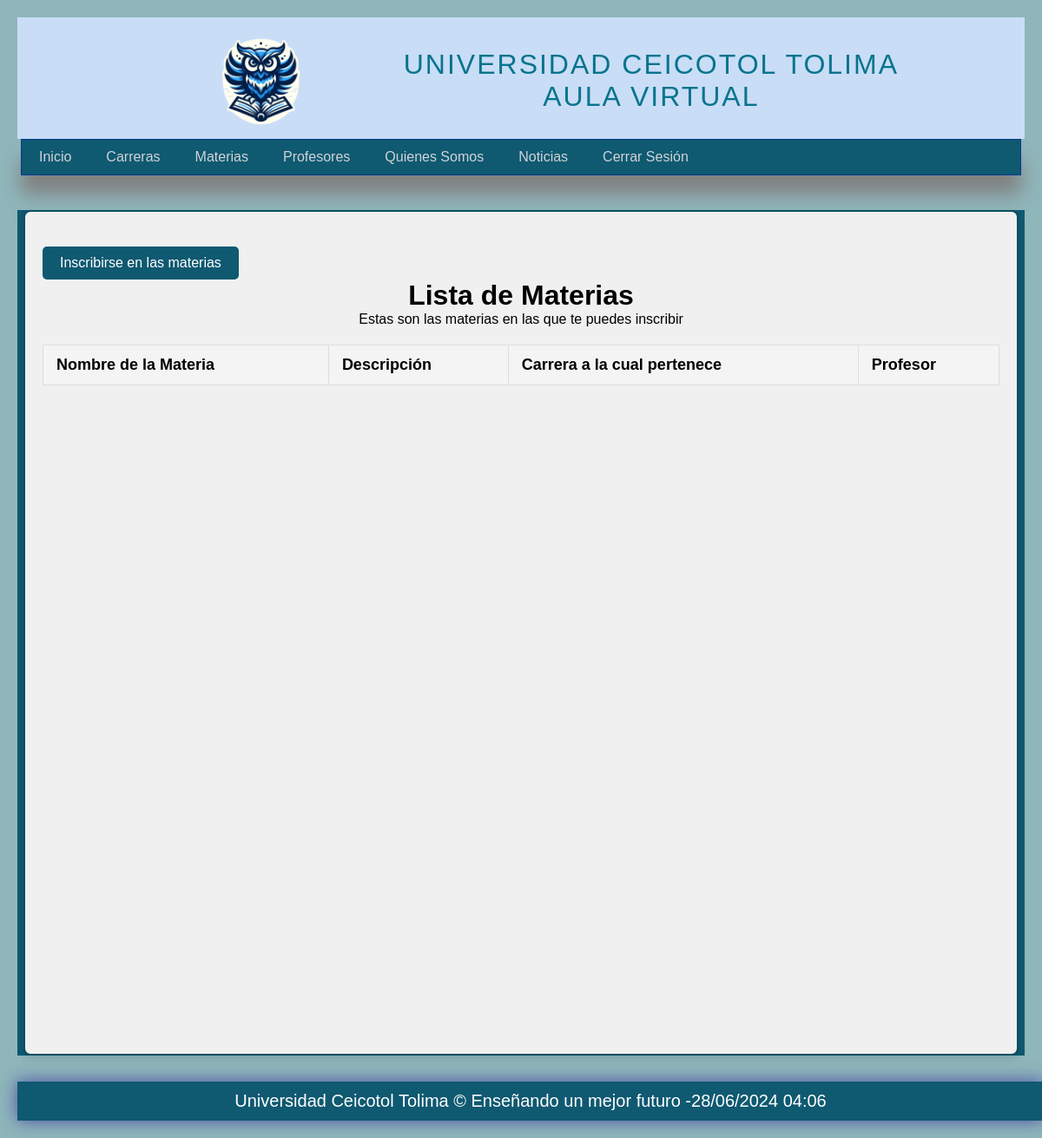
The page /materias/ (signed in) on the database as committed earlier.
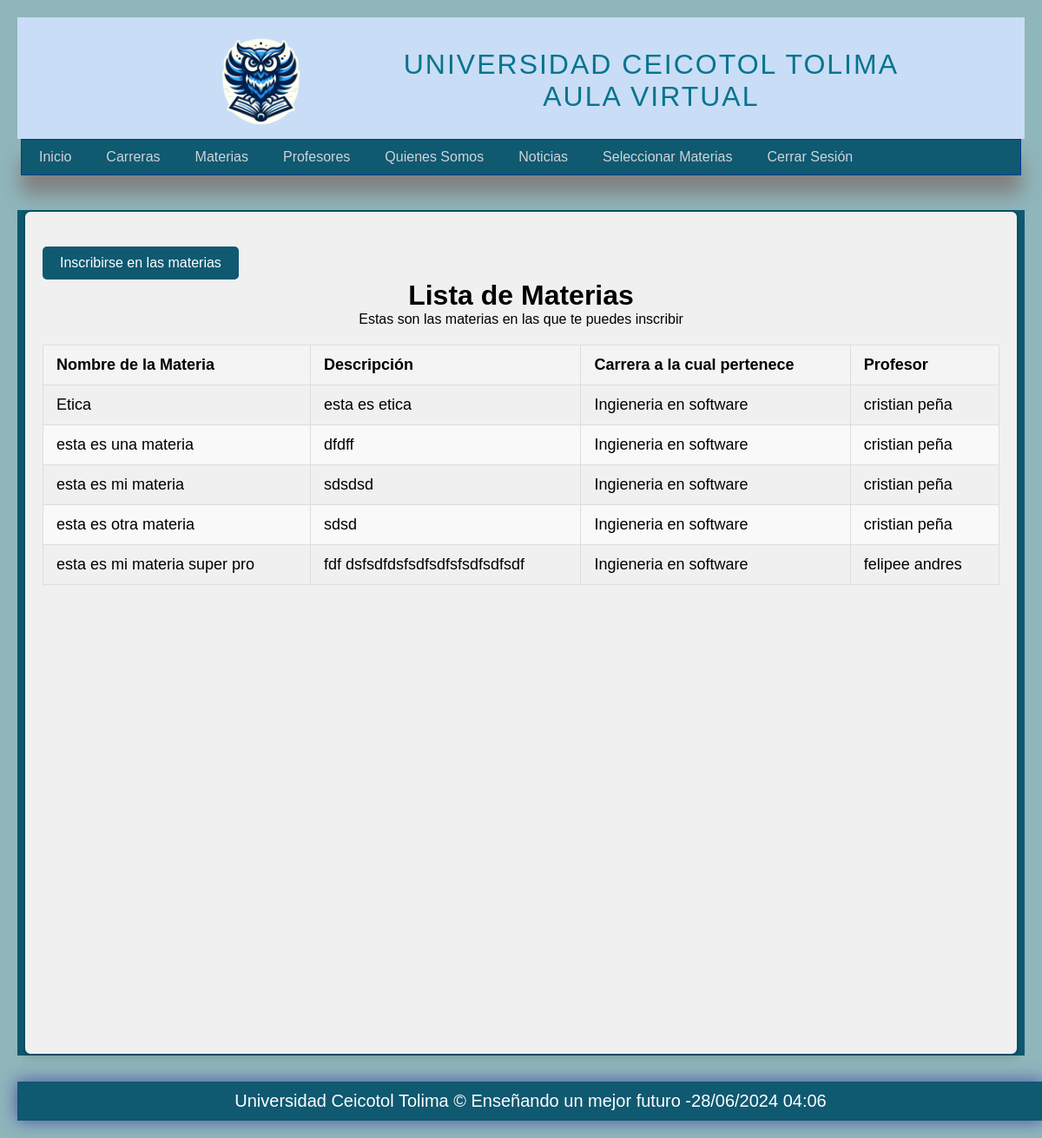
The same page on the database as committed later.
### apps/materias/models.py (models this page shows, shortened)
class Materia(models.Model):
    NombreMateria = models.CharField(max_length=100, verbose_name="Nombre de la materia")
    DescripcionMateria = models.TextField(verbose_name="Descripcion de la materia")
    CreacionMateria = models.DateTimeField(auto_now_add=True, verbose_name="creacion de la materia")
    duraccionMateria = models.CharField(verbose_name="Duracion de la materia", max_length=100)
    carreras = models.ForeignKey(
        'carreras.Carreras',
        on_delete=models.CASCADE,
        related_name='Materia'
    )
    imagenesMateria = models.ImageField(upload_to="Materias/")
    profesor = models.ForeignKey(
        'profesores.Profesor',
        on_delete=models.SET_NULL,
        null=True,
        blank=True,
        related_name='Materia_dictadas'
    )

### apps/carreras/models.py (models this page shows)
class Carreras(models.Model):
    NombreCarrera = models.CharField(max_length=100, verbose_name="Nombre de la Carrera")
    DescripcionCarrera = models.TextField(verbose_name="Descripcion de la Carrera", validators=[MinLengthValidator(100), MaxLengthValidator(200)])
    DuracionCarrera = models.CharField(max_length=100, verbose_name="Duración en Semestres")
    CostoCarrera = models.IntegerField(verbose_name="Créditos")
    creacionCarrera = models.DateTimeField(auto_now_add=True, verbose_name="Creacion de la carrea")
    imagenesCarrera = models.ImageField(_("Imagen de la carrera"), upload_to='Carreras/')
    def __str__(self):
        return self.NombreCarrera

### apps/profesores/models.py (models this page shows)
class Profesor(models.Model):
    user = models.OneToOneField(User, on_delete=models.CASCADE, related_name="profesor")
    nombre = models.CharField(max_length=100)
    apellido = models.CharField(max_length=100)
    email = models.EmailField()
    foto = models.ImageField(upload_to='fotos_profesores/', blank=True, null=True)
    especialidad = models.CharField(max_length=100)
    experiencia = models.TextField()
    fecha_postulacion = models.DateTimeField(auto_now_add=True)
    materia = models.ManyToManyField(
        'materias.Materia',
        related_name="profesores_materias"
    )
    carrera = models.ManyToManyField(
        'carreras.Carreras',
        related_name="profesores"
    )
    def __str__(self):
        return f"{self.nombre} {self.apellido}"

### apps/materias/views.py (the view)
# urls.py: path("materias/", MateriasListas, name="materias"),
@login_required
def MateriasListas(request):
    try:
        estudiante = Estudiantes.objects.get(user=request.user)
        materias = Materia.objects.filter(carreras=estudiante.carrera)
    except Estudiantes.DoesNotExist:
        materias = Materia.objects.all()
    return render(request, 'materias/materias.html', {'materias': materias})

### templates/materias/materias.html (shortened to what this page needs)
{% extends 'layout/layout.html' %}
{% load static %}
{% block content %}
<!DOCTYPE html>
<html lang="es">
<head>
    <link rel="stylesheet" type="text/css" href="{% static 'css/style.css' %}">
</head>
<body>
    <main class="container">
        <div>
            <a class="swal-button" href="{% url 'inscripcion_materias' %}">Inscribirse en las materias</a>
        </div>
        <h1>Lista de Materias</h1>
        <p>Estas son las materias en las que te puedes inscribir</p>
        <table class="table">
            <thead>
                <tr>
                    <th>Nombre de la Materia</th>
                    <th>Descripción</th>
                    <th>Carrera a la cual pertenece</th>
                    <th>Profesor</th>
                </tr>
            </thead>
            <tbody>
                {% for materia in materias %}
                    <tr>
                        <td>{{ materia.NombreMateria }}</td>
                        <td>{{ materia.DescripcionMateria }}</td>
                        <td>{{ materia.carreras }}</td>
                        <td>{% if materia.profesor %}
                            {{ materia.profesor }}
                            {% else %}
                            ninguno
                            {% endif %}
                        </td>
                    </tr>
                {% endfor %}
            </tbody>
        </table>
    </main>
</body>
</html>
{% endblock content %}

### templates/layout/layout.html (shortened to what this page needs)
{% load static %}
<!DOCTYPE html>
<html lang="en">
<head>
    <link rel="stylesheet" type="text/css" href="{% static 'css/style.css' %}">
    <link rel="stylesheet" href="https://cdnjs.cloudflare.com/ajax/libs/toastr.js/latest/toastr.min.css">
</head>
<body>
    <header>
        <div class="logotipo">
            <img src="{% static 'img/logo UCT.png' %}" alt="">
            <h1>Universidad Ceicotol Tolima
                <br> Aula virtual
            </h1>
        </div>
    </header>
    <nav>
        <ul>
            <li>
                <a href="{% url 'home' %}">Inicio</a>
            </li>
            <li>
                <a href="{% url 'carreras' %}">Carreras</a>
            </li>
            <li>
                <a href="{% url 'materias' %}">Materias</a>
            </li>
            <li><a href="{% url 'profesores' %}">Profesores</a></li>
            <li>
                <a href="{% url 'QuienesSomos' %}">Quienes Somos</a>
            </li>
            <li>
                <a href="{% url 'noticias' %}">Noticias</a>
            </li>
            {% if user.is_authenticated and user.profesor %}
            <li><a href="{% url 'seleccionar_materias' %}">Seleccionar Materias</a></li>
          {% endif %}
            {% if user.is_authenticated %}
            <li><a href="{% url 'logout' %}">Cerrar Sesión</a></li>
            {% else %}
            <ul class="navbar-nav align-right">
                <li>
                    <a href="{% url 'login'%}">Inicio de Sesión</a>
                </li>
                <li><a href="{% url 'register'%}">Crear usuario</a></li>
          {% endif %}
            </ul>
    </nav>
    <div id="content">
        <div class="box">
            {% block content %}{% endblock %}
        </div>
    </div>
    <footer>
        Universidad Ceicotol Tolima &copy; Enseñando un mejor futuro -{%now 'd/m/Y h:m'%}
    </footer>
</body>
</html>

### static/css/style.css (style rules this page uses)
* { margin: 0px; padding: 0px; font-family: sans-serif, Arial, Helvetica; text-decoration: none; }
body { font-family: Verdana, Geneva, Tahoma, sans-serif; background-color: #8fb6bb; }
header { width: 100%; max-width: 1212px; height: 140px; background-color: #c9ddf6; margin: 0 auto; }
.logotipo h1 { margin-top: 26px; margin-left: 30px; letter-spacing: 2px; text-transform: uppercase; font-weight: lighter; color: #06748c; }
.logotipo img { width: 120px; margin-top: 5px; }
.logotipo { display: flex; justify-content: center; align-items: center; width: 75%; height: 100px; margin: 0 auto; padding-top: 10px; }
nav { width: 100%; max-width: 1150px; height: 40px; background-color: #0f5971; border: 1px solid #063a8e; margin: 0 auto; box-shadow: 0px 22px 22px gray; }
nav ul { list-style: none; text-decoration: none; display: flex; padding: 0; }
nav ul li { line-height: 40px; }
nav ul li a { display: block; padding: 0 20px; color: #d1d4d6; text-decoration: none; }
#content { width: 100%; max-width: 1212px; min-height: 930px; margin: 40px auto 30px auto; background-color: #0f5971; }
.box { background-color: #f0f0f0; width: 95%; min-height: 930px; padding: 20px; border: 2px solid #074f5f; border-radius: 8px; margin: 0 auto; box-shadow: 0 4px 8px rgba(0, 0, 0, 0.1); }
footer { width: 100%; max-width: 1250px; background-color: #0f5971; border: 1px solid #0f5871a9; color: #ffffff; text-align: center; padding: 10px; box-shadow: 0px 0px 20px rgba(29, 11, 147, 0.612); margin: 0 auto; font-size: 20px; }
.swal-button { background-color: #0f5971; color: #fff; padding: 10px 20px; border: none; cursor: pointer; }
img { display: block; margin: auto; width: 70%; }
.table { width: 100%; border-collapse: collapse; margin: 20px 0; font-size: 18px; text-align: left; }
.table thead { background-color: #f4f4f4; }
.table th, .table td { padding: 12px 15px; border: 1px solid #ddd; }
.table tbody tr:nth-of-type(even) { background-color: #f9f9f9; }

Rows that differ between the two databases and show on the page:
added Materia: NombreMateria "Etica", DescripcionMateria "esta es etica", carreras "Ingieneria en software", profesor "cristian peña"
added Materia: NombreMateria "esta es una materia", DescripcionMateria "dfdff", carreras "Ingieneria en software", profesor "cristian peña"
added Materia: NombreMateria "esta es mi materia", DescripcionMateria "sdsdsd", carreras "Ingieneria en software", profesor "cristian peña"
added Materia: NombreMateria "esta es otra materia", DescripcionMateria "sdsd", carreras "Ingieneria en software", profesor "cristian peña"
added Materia: NombreMateria "esta es mi materia super pro", DescripcionMateria "fdf dsfsdfdsfsdfsdfsfsdfsdfsdf", carreras "Ingieneria en software", profesor "felipee andres"
Other text that changed with them:
text now shown: "Seleccionar Materias"
